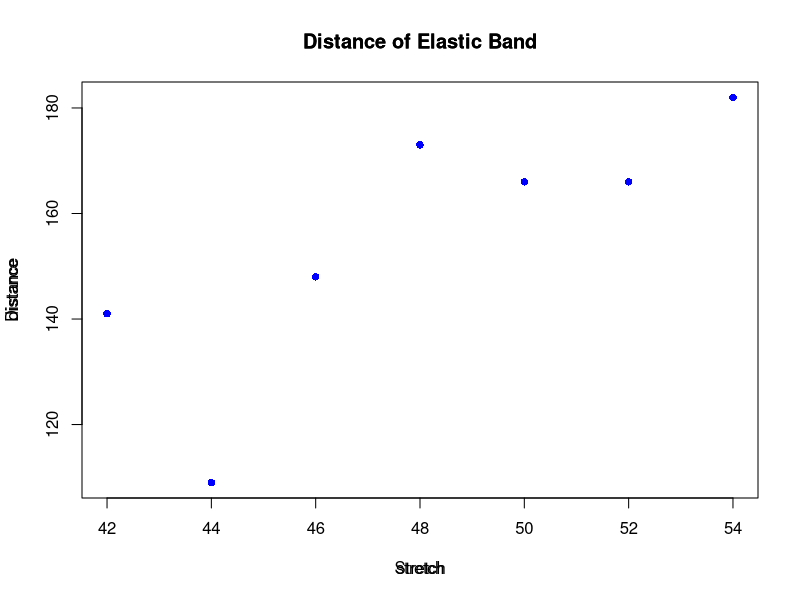

Source code (R):
elasticband <- data.frame(stretch = c(46, 54, 48, 50, 44, 42, 52),distance = c(148, 182, 173, 166, 109, 141, 166))
# Plot 'distance' against 'stretch' with colorful points
plot(formula = distance ~ stretch, data = elasticband, main ="Distance of Elastic Band", col = "blue", pch = 16)
# Add labels to the axes
xlabel <- "Stretch"
ylabel <- "Distance"
title(main = "Distance of Elastic Band", xlab = xlabel, ylab =ylabel)
